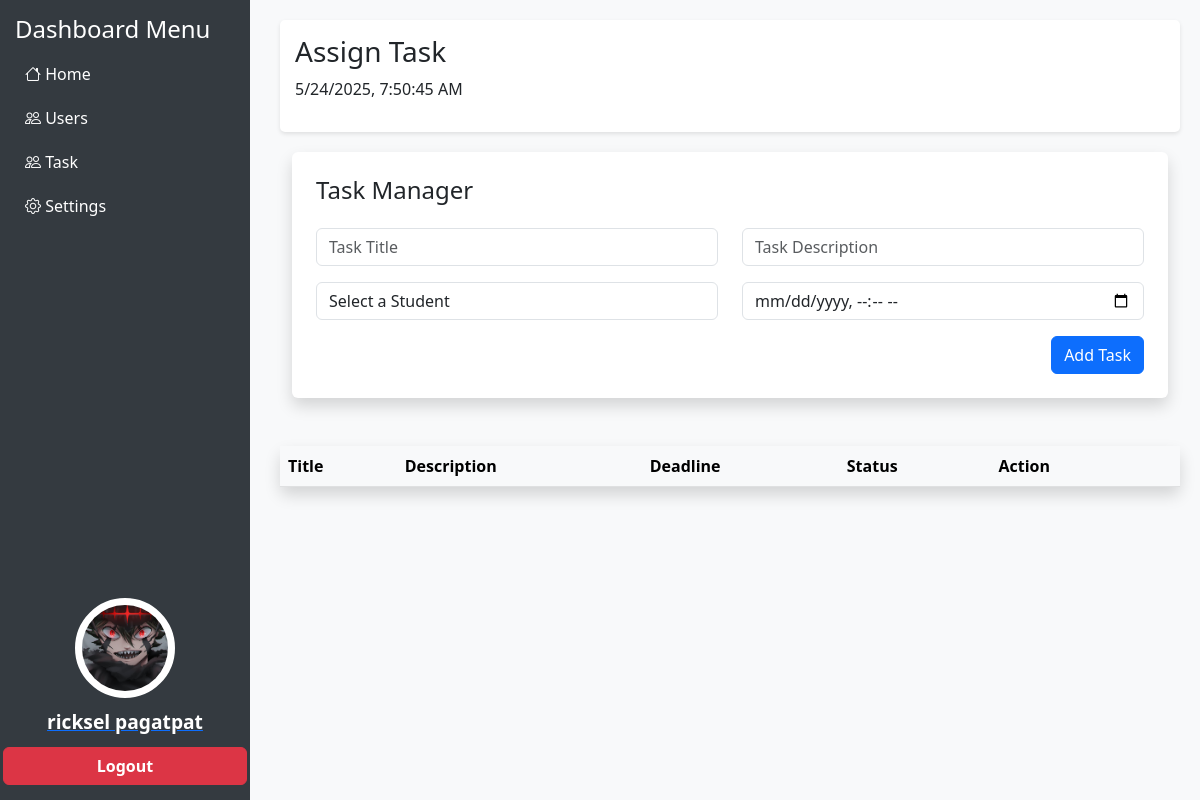
The page /Task.php (signed in) on the database its author committed.
### tables this page shows
CREATE TABLE `users` (
  `student_id` int(11) NOT NULL,
  `first_name` varchar(45) NOT NULL,
  `last_name` varchar(45) NOT NULL,
  `email` varchar(45) NOT NULL,
  `gender` varchar(45) NOT NULL,
  `phone_number` int(11) NOT NULL,
  `course` varchar(45) NOT NULL,
  `user_address` varchar(45) NOT NULL,
  `birthdate` date NOT NULL,
  `profile_image` varchar(100) DEFAULT NULL,
  `user_password` varchar(100) NOT NULL,
  `verification_code` varchar(255) NOT NULL,
  `is_verified` tinyint(4) DEFAULT 0,
  `date_created` timestamp NOT NULL DEFAULT current_timestamp() ON UPDATE current_timestamp(),
  `role` varchar(50) NOT NULL
);

### Task.php (the view, shortened to what this page needs)
<?php
$user_id = $_SESSION['user_id'];
require 'connection.php';
try {
    $stmt = $connection->prepare("SELECT first_name, last_name, course, phone_number, user_address, profile_image FROM users WHERE student_id = :user_id");
    $stmt->bindParam(':user_id', $user_id);
    $stmt->execute();
    $user = $stmt->fetch(PDO::FETCH_ASSOC);
    if ($user) {
        $first_name = $user['first_name'];
        $last_name = $user['last_name'];
        $profile_image = $user['profile_image'] ? $user['profile_image'] : '\profiles\fighting meme.webp';
    }
} catch (Exception $e) {
    $first_name = "Error";
    $last_name = "User";
    $course = "";
    $phone_number = "";
    $user_address = "";
    $profile_image = '\profiles\fighting meme.webp';
}
?>
<!DOCTYPE html>
<html lang="en">
<head>
    <link href="https://cdn.jsdelivr.net/npm/bootstrap@5.3.0/dist/css/bootstrap.min.css" rel="stylesheet">
    <link rel="stylesheet" href="https://cdn.jsdelivr.net/npm/bootstrap-icons/font/bootstrap-icons.css">
    <link rel="stylesheet" href="dash.css">
</head>
<body>
    <div class="sidebar">
        <div>
            <h4>Dashboard Menu</h4>
            <a href="dashboard.php" class="home bi bi-house"> Home</a>
            <a href="#" class="bi bi-people"> Users</a>
            <a href="Task.php" class="task bi bi-people"> Task</a>
            <a href="#" class="bi bi-gear"> Settings</a>
        </div>
        <div class="row">
            <button type="button" class="btn btn-link p-0 profile-btn" data-bs-toggle="modal" data-bs-target="#editProfileModal">
                <img src="<?php echo htmlspecialchars($profile_image); ?>" alt="Profile Picture" class="img-thumbnail profile-img col">
                <p class="profile-name col"><?php echo htmlspecialchars($first_name . ' ' . $last_name); ?></p>
            </button>
            <button class="btn btn-danger w-100 logoutBtn">Logout</button>
        </div>
    </div>
    <div class="content">
        <div class="dashboard-header">
            <h3>Assign Task</h3>
            <p id="dateTime"></p>
        </div>
        <div class="container mt-3">
            <form id="taskForm" class="shadow p-4 mb-5 bg-white rounded">
                <h4 class="mb-4">Task Manager</h4>
                <div class="row">
                    <div class="mb-3 col">
                        <input type="text" class="form-control" id="taskTitle" name="task_title" placeholder="Task Title" required>
                    </div>
                    <div class="mb-3 col">
                        <input type="text" class="form-control" id="taskDescription" name="task_description" placeholder="Task Description" required>
                    </div>
                </div>
                <div class="row">
                    <div class="mb-3 col">
                        <select class="form-control" id="assignedStudent" name="assigned_student" required>
                            <option value="" disabled selected>Select a Student</option>
                        </select>
                    </div>
                    <div class="mb-3 col">
                        <input type="datetime-local" class="form-control" id="dueDate" name="due_date" required>
                    </div>
                </div>
                <div class="text-end">
                    <button type="button" class="btn btn-primary" id="AddTToggleBtn">Add Task</button>
                </div>
            </form>
        </div>
        <div class="container mt-5 ">
            <div class="row">
                <table class="table table-light shadow p-3 mb-5 bg-white rounded">
                    <thead class="thead-dark">
                        <tr>
                            <th scope="col">Title</th>
                            <th scope="col">Description</th>
                            <th scope="col">Deadline</th>
                            <th scope="col">Status</th>
                            <th scope="col">Action</th>
                            <th></th>
                        </tr>
                    </thead>
                </table>
            </div>
        </div>
</body>
</html>

### Admin_side/dash.css (style rules this page uses)
body { background-color: #f8f9fa; }
.sidebar { width: 250px; height: 100vh; position: fixed; background-color: #343a40; color: white; padding: 15px; display: flex; flex-direction: column; justify-content: space-between; }
.sidebar a { color: white; text-decoration: none; display: block; padding: 10px; }
.content { margin-left: 260px; padding: 20px; }
.logoutBtn { margin-top: auto; }
.img-thumbnail { width: 80px; height: 80px; border-radius: 50%; border: 3px solid white; }
.dashboard-header { background-color: white; padding: 15px; border-radius: 5px; box-shadow: 0 2px 4px rgba(0, 0, 0, 0.1); margin-bottom: 20px; }
.profile-btn { border: none; background: none; padding: 0; cursor: pointer; }
.profile-img { width: 100px; height: 100px; border-radius: 50%; object-fit: cover; margin-bottom: 10px; }
.profile-name { font-size: 1.2rem; font-weight: bold; color: #ffffff; margin: 0; }
.logoutBtn { margin-top: 10px; font-size: 1rem; font-weight: bold; }

### rows shown on the page
users: profile_image (picture), first_name+last_name "ricksel pagatpat"
